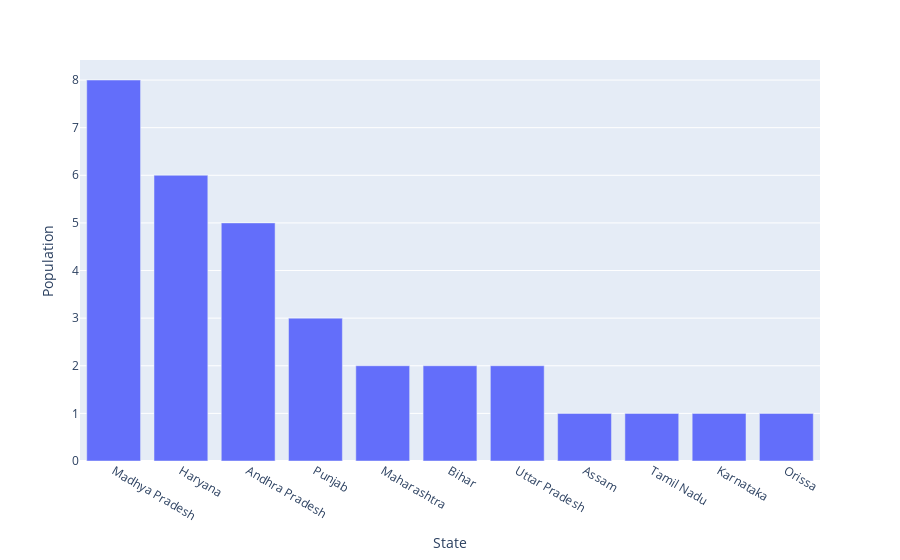

Source (notebook cell):
### Code cell
fig = px.bar(x=data.State.value_counts().index,y=data.State.value_counts().values)
fig.update_xaxes(title_text="State")
fig.update_yaxes(title_text="Population")

### Figure 1 — Plotly figure (JSON) as saved in the notebook; plotly's stock layout.template omitted (floating-point values rounded to 4 significant figures)
{"data": [{"alignmentgroup": "True", "hovertemplate": "x=%{x}<br>y=%{y}<extra></extra>", "legendgroup": "", "marker": {"color": "#636efa"}, "name": "", "offsetgroup": "", "orientation": "v", "showlegend": false, "textposition": "auto", "type": "bar", "x": ["Madhya Pradesh", "Haryana", "Andhra Pradesh", "Punjab", "Maharashtra", "Bihar", "Uttar Pradesh", "Assam", "Tamil Nadu", "Karnataka", "Orissa"], "xaxis": "x", "y": [8, 6, 5, 3, 2, 2, 2, 1, 1, 1, 1], "yaxis": "y"}], "layout": {"barmode": "relative", "legend": {"tracegroupgap": 0}, "margin": {"t": 60}, "xaxis": {"anchor": "y", "domain": [0.0, 1.0], "title": {"text": "State"}}, "yaxis": {"anchor": "x", "domain": [0.0, 1.0], "title": {"text": "Population"}}}}
